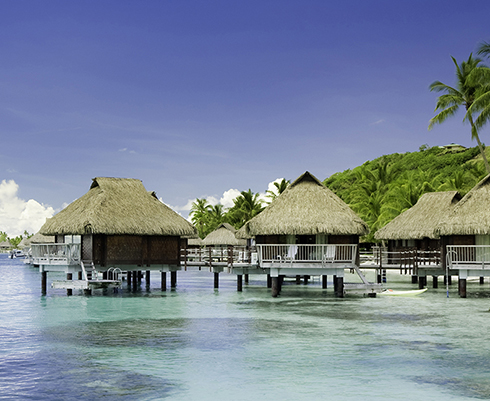
#> input picture 1-1.jpg, 490 x 401 px
$ python -i utils.py   (imports and definitions only)
#> lines starting #> are read from the running program, lines starting #| are printed output that depends on the picture
#> further down, picture is the input picture: shape (401, 490, 3); mean B, G, R 150.4, 133.8, 121.5
import cv2
import numpy as np

class DataEnhance:
    def __init__(self):
        pass

    # [16 lines left out: function BrightnessNormalization, not called in this run]

    def HistogramEqualization(self, img):
        (b, g, r) = cv2.split(img)
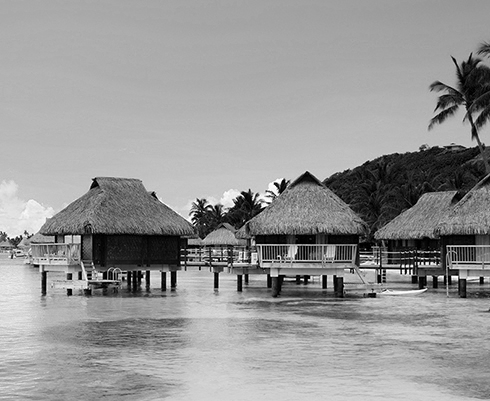
#> b: shape (401, 490); min 0, max 255, mean 150.4
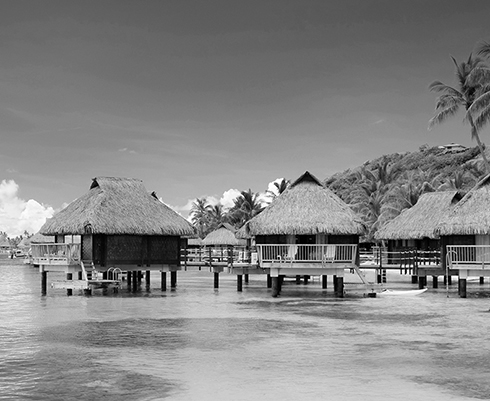
#> g: shape (401, 490); min 0, max 255, mean 133.8
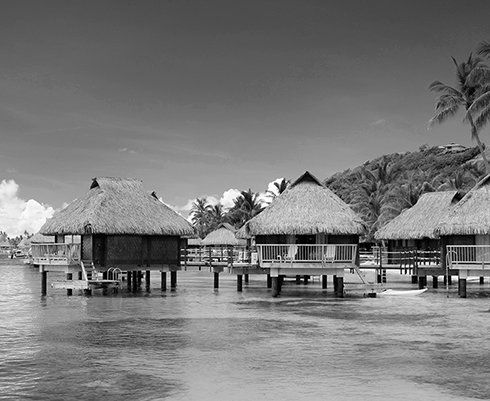
#> r: shape (401, 490); min 0, max 255, mean 121.5
        bH = cv2.equalizeHist(b)
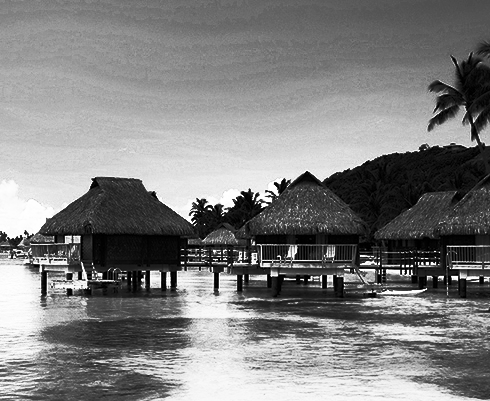
#> bH: shape (401, 490); min 0, max 255, mean 128.1
        gH = cv2.equalizeHist(g)
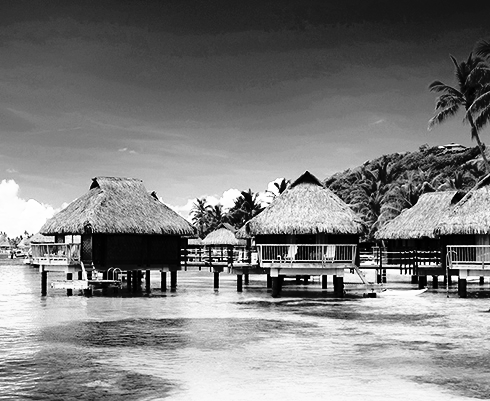
#> gH: shape (401, 490); min 0, max 255, mean 127.9
        rH = cv2.equalizeHist(r)
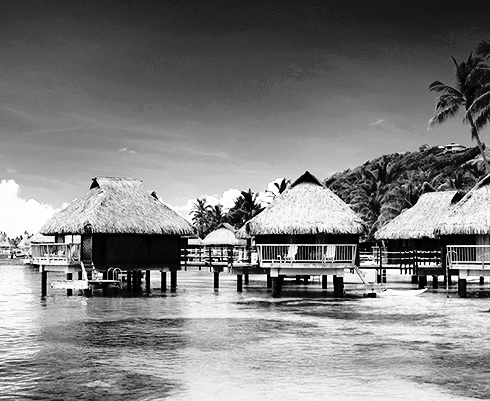
#> rH: shape (401, 490); min 0, max 255, mean 127.9
        result = cv2.merge((bH, gH, rH))
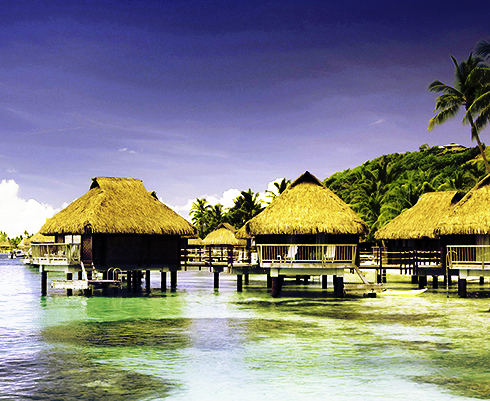
#> result: shape (401, 490, 3); mean B, G, R 128.1, 127.9, 127.9
        return result

class FindKeyPointsAndMatching:
    # [42 lines left out: functions __init__, get_key_points, match, not called in this run]


class PasteTwoImages:
    def __init__(self):
        pass

    # [13 lines left out: function __call__, not called in this run]

>>> import cv2
>>> picture = cv2.imread('1-1.jpg')
>>> result = DataEnhance().HistogramEqualization(picture)

$ run again, on 1-2.jpg
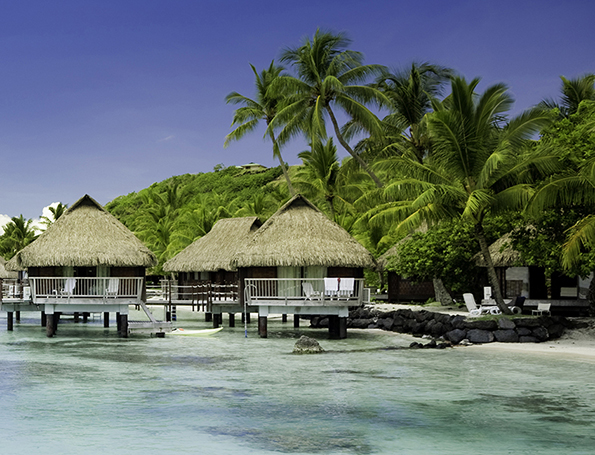
#> input picture 1-2.jpg, 595 x 455 px
#> picture is the input picture: shape (455, 595, 3); mean B, G, R 111.4, 112.8, 101.4
#> in HistogramEqualization, `rH = cv2.equalizeHist(r)`:
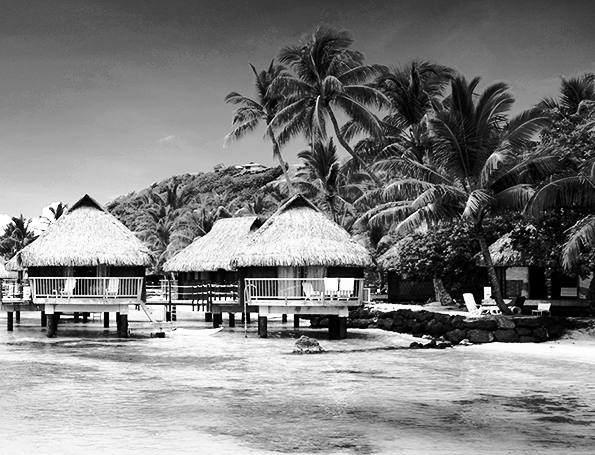
#> rH: shape (455, 595); min 0, max 255, mean 126.9
#> in HistogramEqualization, `result = cv2.merge((bH, gH, rH))`:
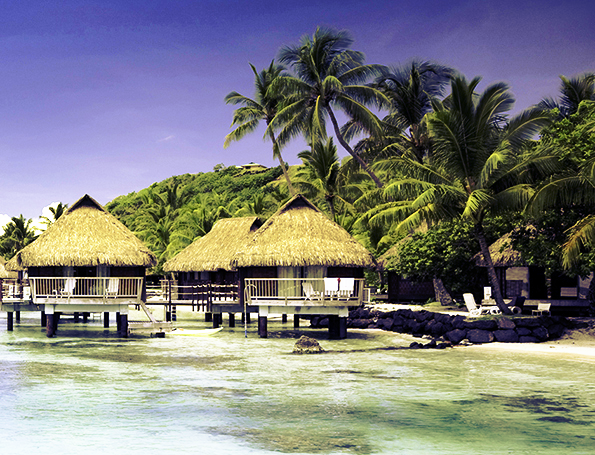
#> result: shape (455, 595, 3); mean B, G, R 125.9, 127.1, 126.9

$ run again, on 2-1.jpg
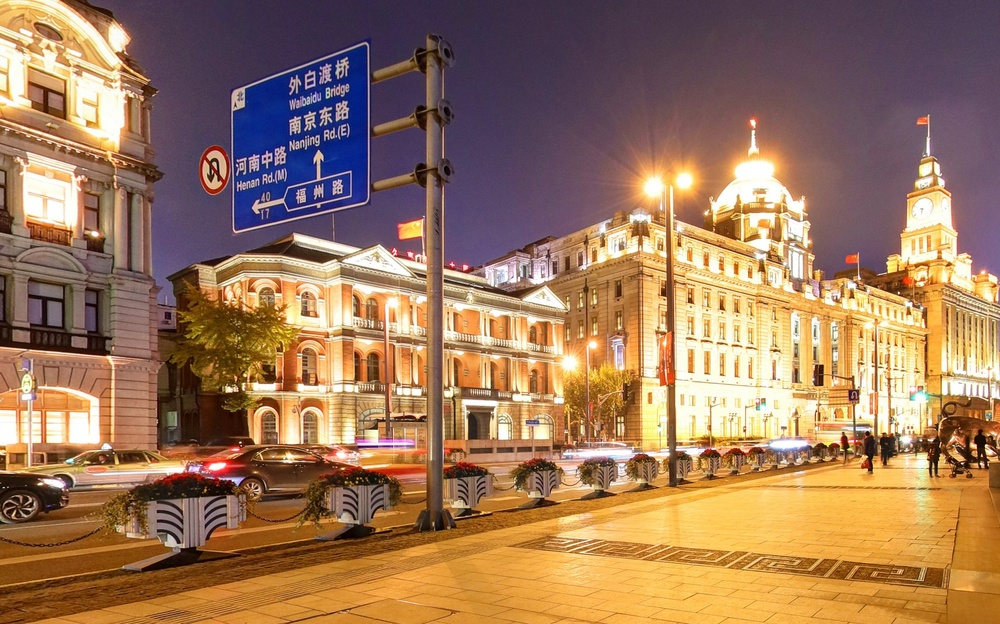
#> input picture 2-1.jpg, 1000 x 624 px, shrunk from 1755 x 1095 before the run
#> picture is the input picture: shape (624, 1000, 3); mean B, G, R 91, 119.8, 156.5
#> in HistogramEqualization, `rH = cv2.equalizeHist(r)`:
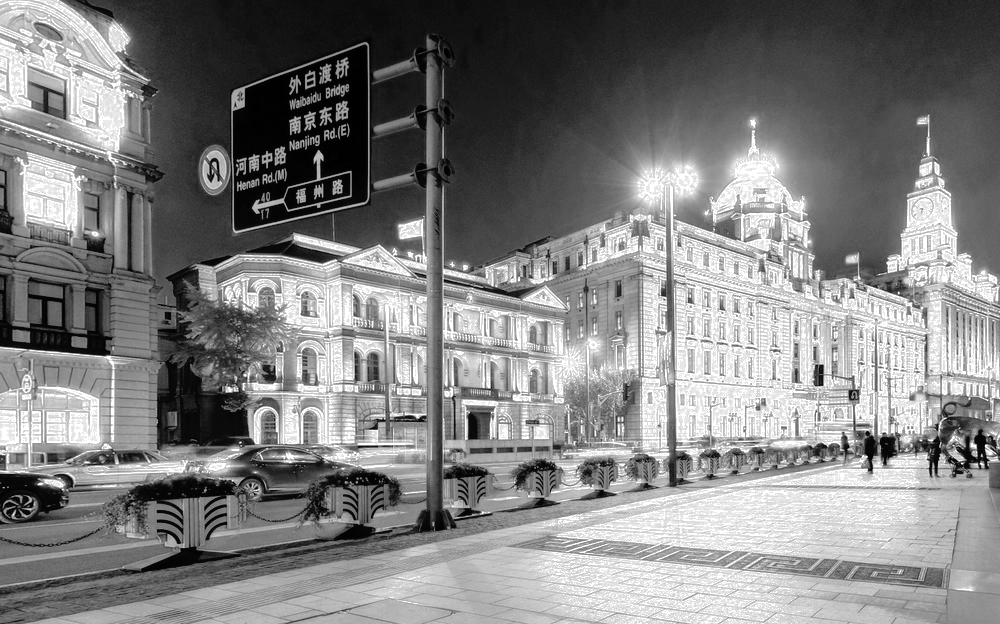
#> rH: shape (624, 1000); min 0, max 255, mean 128.7
#> in HistogramEqualization, `result = cv2.merge((bH, gH, rH))`:
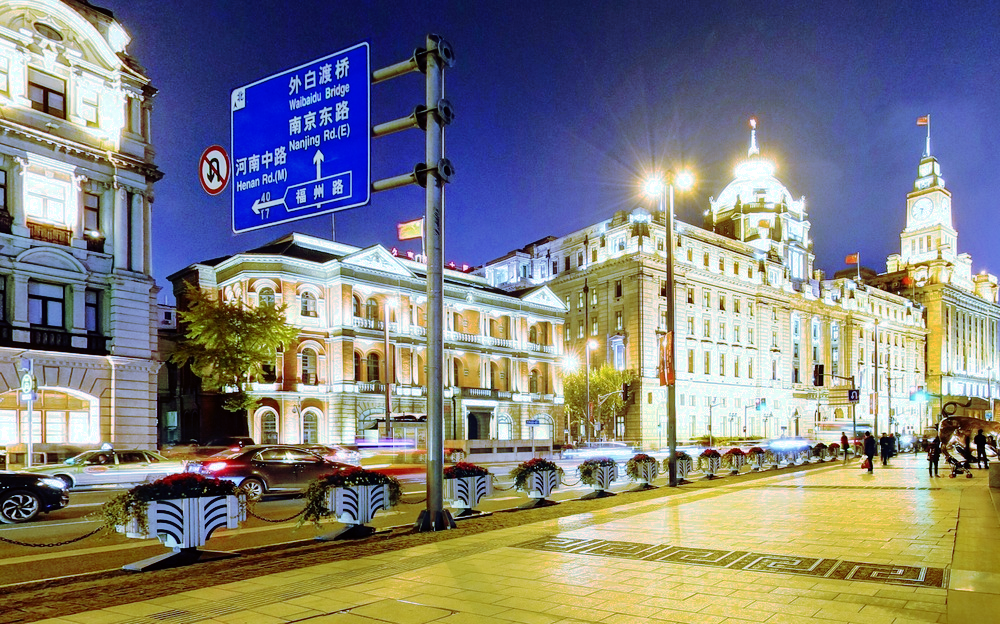
#> result: shape (624, 1000, 3); mean B, G, R 126.4, 128.1, 128.7

$ run again, on 2-2.jpg
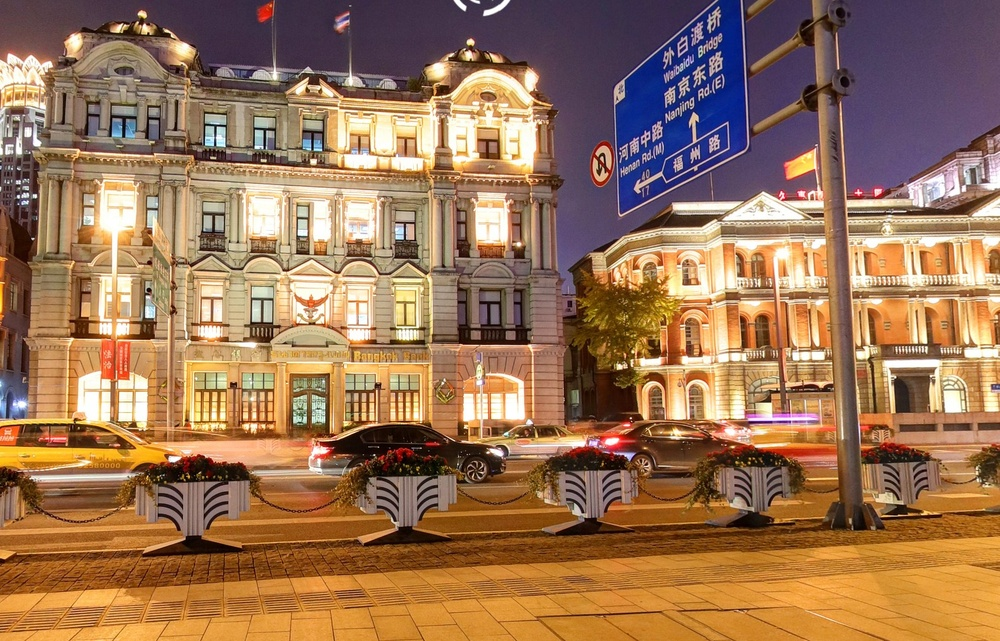
#> input picture 2-2.jpg, 1000 x 641 px, shrunk from 1578 x 1011 before the run
#> picture is the input picture: shape (641, 1000, 3); mean B, G, R 85.7, 116.2, 154.2
#> in HistogramEqualization, `result = cv2.merge((bH, gH, rH))`:
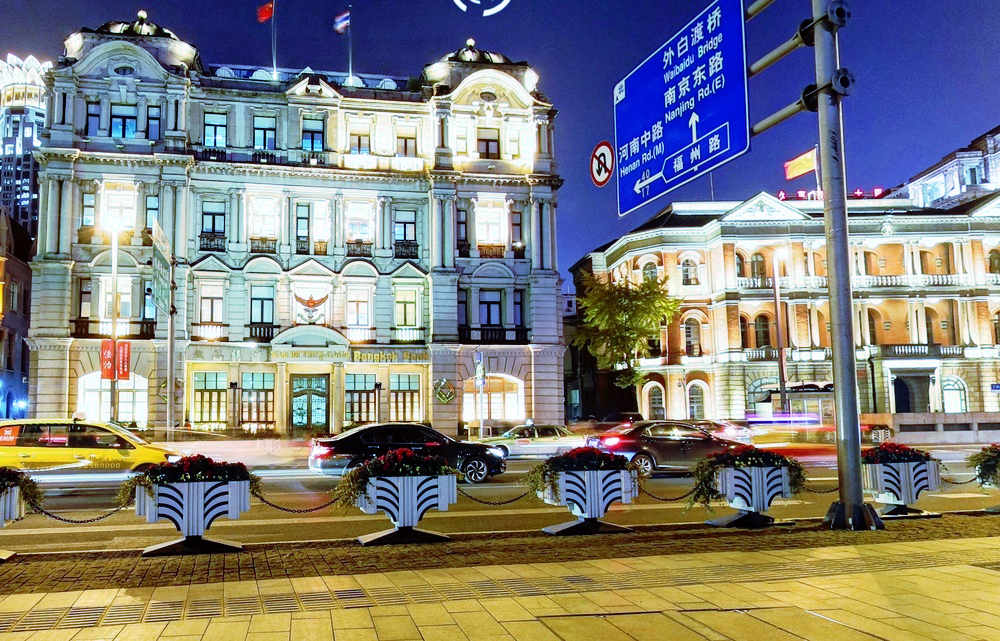
#> result: shape (641, 1000, 3); mean B, G, R 125.4, 128, 128.3
